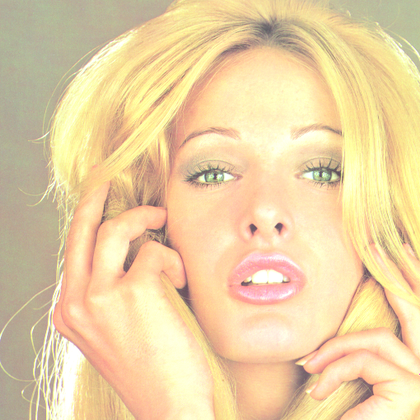
%> input picture IQA/reference/VSNR/Blonde.png, 420 x 420 px, shrunk from 510 x 510 before the run
$ octave TestBlonde.m   (GNU Octave 9; MATLAB toolbox functions it lacks are replaced by stand-ins)
%> lines starting %> are read from the running program, lines starting %| are printed output that depends on the picture; in (x1, y1, x2, y2) boxes, pixels count from 0 and x2, y2 are one past the last pixel; in counts of white or black regions, pixels touching at a corner belong together; the program's own positions count from 1
### IQA/reference/VSNR/VSNR.m
% function [u,Gap,Primal,Dual,EstP,EstD]=VSNR(u0,eps,p,Gabor,alpha,maxit,prec,C,[EstP,EstD])
%
% This function helps removing "structured"
% additive noise. By "structured", we mean that the noise consists of
% convolving a white noise with a given filter.
%
% PD stands for Primal-Dual, as the core of the program is a
% first-order primal-dual algorithm (described in
% "A first-order Primal-Dual Algorithm for convex problems with application to imaging",
% by A. Chambolle and T. Pock).
%
% This function solves (in the sense that the duality gap is less than prec):
% Min_{Lambda} ||nabla u||_{1,eps} + sum_{i=1}^m alpha(i)||Lambda_i||_p_i
% over the constraint that ||lambda||_infty<=C
%
% where :
% - u=u0+sum_{i=1}^m conv(Lambda_i,Gabor(i))
% - ||q||_{1,eps}= sum_{i=1}^n f(|q|) where f(x)=|x| if |x|>eps and
% f(x)=x^2/2eps+eps/2 otherwise.
% - ||.||_p is the standard l^p-norm
%
% IN :
% - u0 : original image (size nx*ny).
% - eps : regularization parameter for TV norm (can be 0).
% - p : either a value in {1,2,Inf}, either a vector of size m with values in the previous set.
% - Gabor : a nx*ny*m array containing the shape of m Gabor filters.
% - alpha : either a value in R_+^* either a vector of size m in the with
% all value in R_+^*.
% - maxit : maximum iteration number.
% - prec : a value in R_+^* that specifies the desired precision (typical=1e-2).
% - C    : l-infinite constraint on lambda.
% - EstP and EstD : optional parameters which are estimates of the primal.
% and dual solutions. (Note : EstP is actually Lambda)
%
% OUT :
% - u : u0+sum_{i=1}^m conv(Lambda_i,Gabor(i))
% - Gap, Primal, Dual : vectors of size equal to the iterations number that
% specifies the duality gap, Primal cost and Dual Cost at each iteration.
% - EstP and EstD : solutions of primal and dual problem.
%
% Any comments: please contact Pierre Weiss, pierre.armand.weiss@gmail.com
function [u,Gap,Primal,Dual,EstP,EstD]=VSNR(u0,eps,p,Gabor,alpha,maxit,prec,C,varargin)

%% Initializations
Gap=zeros(maxit,1);
Primal=zeros(maxit,1);
Dual=zeros(maxit,1);

% Retrieves informations about the problem type. m is the filters number.
if ndims(Gabor)==2
  m=1;
  [nx,ny]=size(Gabor);
else
  [nx,ny,m]=size(Gabor);
end

% Makes every parameters of size m
if (m>1)
  if (length(p)~=m)
    p=p(1)*ones(m,1);
  end
  if (length(alpha)~=m)
    alpha=alpha(1)*ones(m,1);
  end
end

% Gives values to the initial guesses
if (size(varargin,2)>=1) %Primal variable
  lambda=varargin{1};
else
  lambda=zeros(nx,ny,m);
end
if (size(varargin,2)>=2) %Dual variable
  q=varargin{2};
else
  q=zeros(nx,ny,2);
end

gu0=zeros(nx,ny,2); % stores he gradient of u0
gu0(:,:,1)=drond1(u0);
gu0(:,:,2)=drond2(u0);

%Computes Fourier transforms
FGabor=zeros(size(Gabor));
for i=1:m
  FGabor(:,:,i)=fft2(Gabor(:,:,i));
end

%% Primal-Dual Algorithm

%Metric specification
N=ones(size(u0));
M=ones(size(lambda));

%Parameter specification
lambdab=lambda;

%% First computes the initial duality gap.
b=zeros(size(u0));
for i=1:m
  b=b+ifft2(fft2(lambda(:,:,i)).*FGabor(:,:,i));
end
b=real(b); %at this point b represents the noise.

%Current estimate of the denoised image
u=u0+b;

%Computation of the primal cost
d1u=drond1(u);d2u=drond2(u);
if (eps==0)
  ngu=sum(sqrt(d1u(:).^2+d2u(:).^2));
else
  ngu=d1u(:).^2+d2u(:).^2;
  ngu=sum(min(ngu/eps,sqrt(ngu)) - .5*min (ngu/eps,eps));
end
Clambda=0;for i=1:m;Clambda=Clambda+Phi(lambdab(:,:,i),p(i),alpha(i));end
primal0=ngu+Clambda;
%Computation of the dual cost
Astarq=zeros(size(lambda));
gradTq=fft2(drond1T(q(:,:,1))+drond2T(q(:,:,2)));
for i=1:m
  Astarq(:,:,i)=real(ifft2(conj(FGabor(:,:,i)).*gradTq));
end
Gstar=0;
for i=1:m
  Gstar=Gstar+PhiStar(-M(:,:,i).*Astarq(:,:,i),p(i),C,alpha(i));
end
%Computation of Fstar=F*(q)
qq(:,:,1)=q(:,:,1).*N;
qq(:,:,2)=q(:,:,2).*N;
nqq=sqrt(qq(:,:,1).^2+qq(:,:,2).^2);
if (max(nqq(:))>1)
  Fstar=Inf;
else
  Fstar=eps/2*norm(nqq(:))^2-sum(sum(gu0(:,:,1).*qq(:,:,1)))-sum(sum(gu0(:,:,2).*qq(:,:,2)));
end
dual0=-Fstar-Gstar;

gap0=primal0-dual0;
Gap(1)=gap0;
Primal(1)=primal0;
Dual(1)=dual0;


%% Computation of the largest singular value of A
d1=zeros(size(u0));
d1(end,1)=1;d1(1,1)=-1;
d2=zeros(size(u0));
d2(1,end)=1;d2(1,1)=-1;
d1h=fft2(d1);
d2h=fft2(d2);

H=zeros(size(u0));
for i=1:m
  H=H+abs(FGabor(:,:,i)).^2;
end
L=sqrt(max(H(:).*(abs(d1h(:)).^2+abs(d2h(:)).^2)));
%disp(sprintf('Operator norm : %1.5f',L))
clear d1 d2 d1h d2h H;

u=u0;
gap=Inf;

gamma=min(alpha(:));
weight=1;
tau=weight/L;
sigma=1/(tau*L^2);
theta=1;
nit=2;

if (isnan(gap0))
    fprintf('INITIAL DUAL GAP IS INFINITE -- PROGRAM WILL STOP AFTER %i ITERATIONS \n',maxit);
    gap0=1e16;
end

%% The actual algorithm
while (nit<maxit)&&(gap>prec*gap0)
  %% I.1/ q_{n+1}=(I+sigma partial F^*)^{-1}(q_n+sigma A lambdab_n)
  %Computation of the convolutions with lambdab_n
  b=zeros(size(u0));
  for i=1:m
    b=b+ifft2(fft2(lambdab(:,:,i)).*FGabor(:,:,i));
  end
  b=real(b); %at this point b represents the noise.

  %Current estimate of the denoised image
  u=u0+b;
  %Gradient (corresponds to tilde q_n in the article)
  qtilde(:,:,1)=q(:,:,1)+sigma*drond1(u);
  qtilde(:,:,2)=q(:,:,2)+sigma*drond2(u);

  %Resolvent operator...
  nqq=sqrt(qtilde(:,:,1).^2+qtilde(:,:,2).^2);
  q(:,:,1)=qtilde(:,:,1)./(max(N.*nqq,N*eps*sigma+1));
  q(:,:,2)=qtilde(:,:,2)./(max(N.*nqq,N*eps*sigma+1));

  %% II.1/ lambda_{n+1}=(I+tau partial G)^{-1}(lambda_{n+1}-tau A^*
  %% q_{n+1})
  %Computation of ATq_{n+1}
  Astarq=zeros(size(lambda));
  gradTq=fft2(drond1T(q(:,:,1))+drond2T(q(:,:,2)));
  for i=1:m
    Astarq(:,:,i)=real(ifft2(conj(FGabor(:,:,i)).*gradTq));
  end
  lambdau=lambda-tau*Astarq;

  %Computation of the resolvent of (I+tau partial G)^{-1}
  for i=1:m
    lambdau(:,:,i)=Prox_Phi(lambdau(:,:,i),p(i),M(:,:,i),tau,alpha(i),C);
  end

  %% III/ Step size update (TO BE DONE)
  if (sum(p==2)==length(p)) %If all phi_i are l2
    if (eps>0)
      mu=2*sqrt(gamma*eps)/L;
      tau=mu/(2*gamma);
      sigma=mu/(2*eps);
      theta=1/(1+mu);
    else
      theta=1/sqrt(1+2*gamma*tau);
      tau=theta*tau;
      sigma=sigma/theta;
    end
  else
    if (eps>0)
%       theta=1/sqrt(1+2*eps*sigma);
%       tau=tau*theta;
%       sigma=sigma/theta;
    end
  end

  %% IV/ Correction bar x^{n+1}=x^{n+1}+theta(x^{n+1}-x^n)
  lambdab=lambdau+theta*(lambdau-lambda);
  lambda=lambdau;

  %% V/ Display (NOTE : computation of the cost function could be done in
  %% here, i.e. only once in a while)
  if (mod(nit,10)==0)
    %% I.2/ Computation of the primal cost (VALIDATED)
    d1u=drond1(u);d2u=drond2(u);
    if (eps==0)
      ngu=sum(sqrt(d1u(:).^2+d2u(:).^2));
    else
      ngu=d1u(:).^2+d2u(:).^2;
      ngu=sum(min(ngu/eps,sqrt(ngu)) - .5*min (ngu/eps,eps));
    end
    Clambda=0;
    for i=1:m;Clambda=Clambda+Phi(lambdab(:,:,i),p(i),alpha(i));end
    primal=ngu+Clambda;
    Primal(nit)=primal;

    %% II.2/ Computation of the dual cost.
    %Computation of Gstar=G*(-A*q)
    Gstar=0;
    for i=1:m
      Gstar=Gstar+PhiStar(-M(:,:,i).*Astarq(:,:,i),p(i),C,alpha(i));
    end
    %Computation of Fstar=F*(q)
    qq(:,:,1)=q(:,:,1).*N;
    qq(:,:,2)=q(:,:,2).*N;
    nqq=sqrt(qq(:,:,1).^2+qq(:,:,2).^2);
    if (abs(nqq>1))
      Fstar=0;
    else
      Fstar=eps/2*norm(nqq(:))^2-sum(sum(gu0(:,:,1).*qq(:,:,1)))-sum(sum(gu0(:,:,2).*qq(:,:,2)));
    end
    dual=-Fstar-Gstar;
    Dual(nit)=dual;

    gap=primal-dual;
    if isnan(gap)
        gap=1e16;
    end
    Gap(nit)=gap;

    fprintf('Nit:%i -- Relative Dual Gap: %1.5e -- Objective: %1.4e -- Primal: %1.5e -- Dual:%1.5e\n', nit,gap/gap0,prec, primal,dual);
  else
    Primal(nit)=Primal(nit-1);
    Dual(nit)=Dual(nit-1);
    Gap(nit)=Gap(nit-1);
  end

  nit=nit+1;
end

if nit>=maxit
    disp('BEWARE, BAD CONVERGENCE, CHECK PARAMETERS !')
end

Gap=Gap(1:nit-1);
Primal=Primal(1:nit-1);
Dual=Dual(1:nit-1);

EstP=lambda;
EstD=q;

%% Companion functions

%This function computes Phi^*(lambda)
%where:
%Phi(x)=||x||_1 if p=1
%Phi(x)=1/2||x||_2^2 if p=2
%Phi(x)=0 if p=Infty and ||x||_inf<=1 inf otherwise
% [21 lines left out: functions PhiStar, Phi, not called in this run]

%This function solves :
% argmin_{|y|<=C} tau alpha ||y||_p + 1/2 ||M(y-x)||_2^2
% [18 lines left out: function Prox_Phi, not called in this run]

function d=drond1(im)
d=zeros(size(im));
d(1:end-1,:)=im(2:end,:)-im(1:end-1,:);

function d=drond1T(im)
d=zeros(size(im));
d(2:end-1,:)=im(1:end-2,:)-im(2:end-1,:);
d(1,:)=-im(1,:);
d(end,:)=im(end-1,:);

function d=drond2(im)
d=zeros(size(im));
d(:,1:end-1)=im(:,2:end)-im(:,1:end-1);

function d=drond2T(im)
d=zeros(size(im));
d(:,2:end-1)=im(:,1:end-2)-im(:,2:end-1);
d(:,1)=-im(:,1);
d(:,end)=im(:,end-1);

### IQA/reference/VSNR/TestBlonde.m
%% Blonde test
clear all;close all;
% Initializes the random number generator
rng(2);

% Loads and normalizes image
im=double(imread('Blonde.png'));
im=im/255;

% Adds noisy lines to the image
sigma=0.3;
imb=im;
[nx,ny,m]=size(im);
%> nx = 420; ny = 420; m = 3
for i=1:nx
  imb(i,:,1)=im(i,:,1)+sigma*randn;
  imb(i,:,2)=im(i,:,2)+sigma*randn;
  imb(i,:,3)=im(i,:,3)+sigma*randn;
end
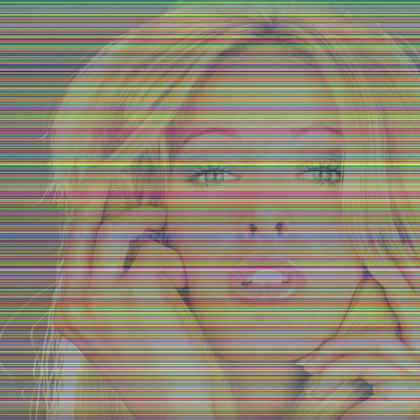
%> imb: size 420x420x3 double; mean R, G, B 0.915, 0.831, 0.644; drawn with min black and max white

% Display
figure(1);image(uint8(255*imb));title('Noisy image')

% Defines the filter (a line)
filter=zeros(size(im));
filter(1,:)=1/size(im,1);
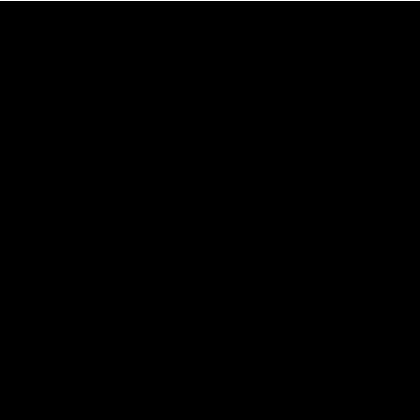
%> filter: size 420x420x3 double; values 0 (black) and 0.00238 (white), 0.24% white in thin lines or dots, all inside (x1, y1, x2, y2) = (0, 0, 420, 1)

% Denoising algorithm
x=im;
for i=1:3
  ub=imb(:,:,i); % Treats every components separately
%> (the run ends here)
